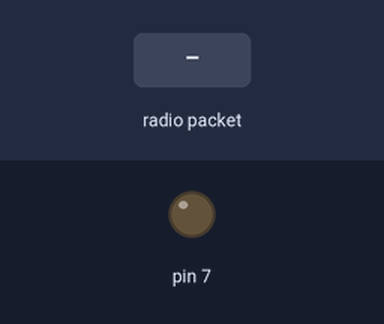
Simulated run of this sketch. Board: Arduino Uno, built with avr-gcc and run on an emulated ATmega328P. On the bench: output pins drawn as LEDs (lit = HIGH). The test bench sets the inputs (shaded band). No radio packets arrive unless stated.

Above: at 1.2 s.
1.3 s: radio packet "1" arrives
At 1.42 s:
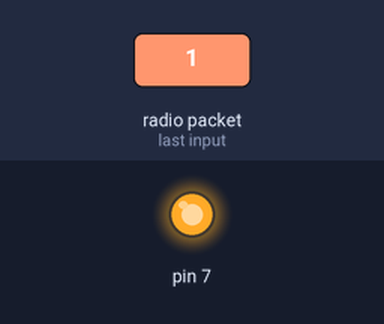
Timing chart, 0 to 4.3 s (numbered marks = the images above; inputs shaded):
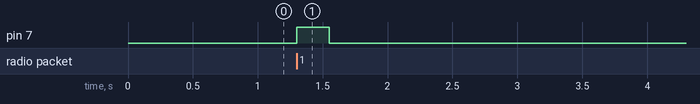

Measured:
- after the input at 1.3 s, pin 7: LOW → HIGH at once, → LOW 0.25 s later

The sketch:

slave.ino
```cpp
/*
* Arduino Wireless Communication Tutorial
*       Example 1 - Receiver Code
*
* by Dejan Nedelkovski, www.HowToMechatronics.com
*
* Library: TMRh20/RF24, https://github.com/tmrh20/RF24/
*/

#include <SPI.h>
#include <nRF24L01.h>
#include <RF24.h>

RF24 radio(9, 10); // CE, CSN

const byte address[6] = "00001";

void belink(int led_port,int duration){
  pinMode(led_port,OUTPUT);
  digitalWrite(led_port,1);
  delay(duration);
  digitalWrite(led_port,0);
}

void recive_send(char* message,char* answer,int channel){

  radio.writeAckPayload(channel, &answer, 32);

  radio.read(message, 32);
}

void setup() {
  Serial.begin(9600);
  radio.begin();
  radio.openReadingPipe(1, address);
  radio.setPALevel(RF24_PA_MIN);
  radio.setDataRate( RF24_250KBPS );
  radio.enableAckPayload();
}

void loop() {
  char msg[32],ans[32];
  int counter = 0;
  radio.startListening();
  sprintf(ans,"blank");
  if (radio.available()){
    belink(7,250);
    recive_send(msg,ans,1);
    strcpy(ans,msg);
    ans[1]='0'+counter;
    counter = (counter+1)%10;
  }
}
```

communication.c
```cpp
#include "communication.h"
void belink(int led_port,int duration){
  pinMode(led_port,1);
  digitalWrite(led_port,1);
  delay(duration);
  digitalWrite(led_port,0);
}
```

communication.h
```cpp
void belink(int led_port,int duration);

void send_recive(char* message,char* answer);

void recive_send(char* message,char* answer,int channel);
```
